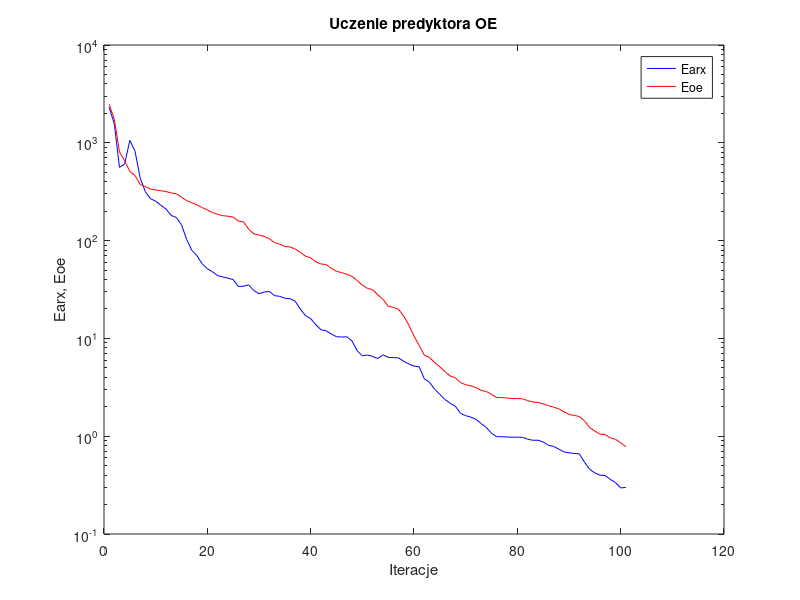
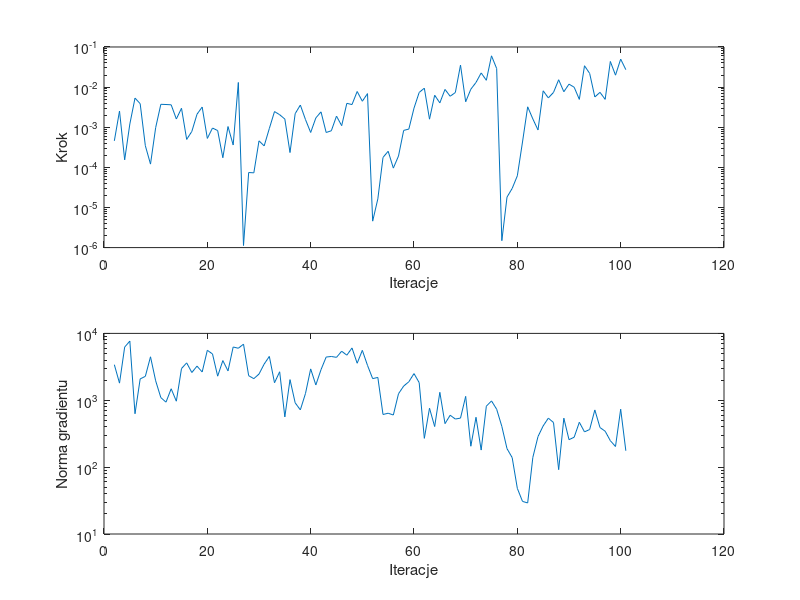

MATLAB code for these plots, in order:
%uczenie predyktora oe
clear all;
n=0; farx(n+1)=2.310472e+003; foe(n+1)=2.475191e+003; wspucz(n+1)=0.000000e+000; ng(n+1)=0.000000e+000;
%odnowa zmiennej metryki
n=1; farx(n+1)=1.553467e+003; foe(n+1)=1.738066e+003; krok(n+1)=4.576195e-004; ng(n+1)=3.403998e+003;
n=2; farx(n+1)=5.606919e+002; foe(n+1)=8.047284e+002; krok(n+1)=2.531421e-003; ng(n+1)=1.804437e+003;
n=3; farx(n+1)=6.073072e+002; foe(n+1)=6.549999e+002; krok(n+1)=1.539526e-004; ng(n+1)=6.242984e+003;
n=4; farx(n+1)=1.059680e+003; foe(n+1)=5.099720e+002; krok(n+1)=1.203191e-003; ng(n+1)=7.664043e+003;
n=5; farx(n+1)=8.217118e+002; foe(n+1)=4.638648e+002; krok(n+1)=5.320104e-003; ng(n+1)=6.285795e+002;
n=6; farx(n+1)=4.375439e+002; foe(n+1)=3.747011e+002; krok(n+1)=3.868579e-003; ng(n+1)=2.084785e+003;
n=7; farx(n+1)=3.162908e+002; foe(n+1)=3.563499e+002; krok(n+1)=3.467612e-004; ng(n+1)=2.278353e+003;
n=8; farx(n+1)=2.681880e+002; foe(n+1)=3.361303e+002; krok(n+1)=1.205116e-004; ng(n+1)=4.465897e+003;
n=9; farx(n+1)=2.533019e+002; foe(n+1)=3.290248e+002; krok(n+1)=9.780005e-004; ng(n+1)=1.953220e+003;
n=10; farx(n+1)=2.301230e+002; foe(n+1)=3.239520e+002; krok(n+1)=3.726829e-003; ng(n+1)=1.095398e+003;
n=11; farx(n+1)=2.102222e+002; foe(n+1)=3.174531e+002; krok(n+1)=3.683227e-003; ng(n+1)=9.373197e+002;
n=12; farx(n+1)=1.809016e+002; foe(n+1)=3.070815e+002; krok(n+1)=3.621201e-003; ng(n+1)=1.486029e+003;
n=13; farx(n+1)=1.724989e+002; foe(n+1)=3.009260e+002; krok(n+1)=1.603465e-003; ng(n+1)=9.686832e+002;
n=14; farx(n+1)=1.452747e+002; foe(n+1)=2.780841e+002; krok(n+1)=2.973498e-003; ng(n+1)=2.982511e+003;
n=15; farx(n+1)=1.026983e+002; foe(n+1)=2.559619e+002; krok(n+1)=4.966995e-004; ng(n+1)=3.623744e+003;
n=16; farx(n+1)=7.956043e+001; foe(n+1)=2.434868e+002; krok(n+1)=7.854526e-004; ng(n+1)=2.599955e+003;
n=17; farx(n+1)=6.999872e+001; foe(n+1)=2.322484e+002; krok(n+1)=2.106662e-003; ng(n+1)=3.240920e+003;
n=18; farx(n+1)=5.793202e+001; foe(n+1)=2.176585e+002; krok(n+1)=3.187345e-003; ng(n+1)=2.648264e+003;
n=19; farx(n+1)=5.156648e+001; foe(n+1)=2.056137e+002; krok(n+1)=5.259880e-004; ng(n+1)=5.587617e+003;
n=20; farx(n+1)=4.808088e+001; foe(n+1)=1.936389e+002; krok(n+1)=9.546530e-004; ng(n+1)=4.925776e+003;
n=21; farx(n+1)=4.380380e+001; foe(n+1)=1.853511e+002; krok(n+1)=8.258271e-004; ng(n+1)=2.292263e+003;
n=22; farx(n+1)=4.248735e+001; foe(n+1)=1.797113e+002; krok(n+1)=1.736749e-004; ng(n+1)=3.921896e+003;
n=23; farx(n+1)=4.128038e+001; foe(n+1)=1.775854e+002; krok(n+1)=1.040544e-003; ng(n+1)=2.747533e+003;
n=24; farx(n+1)=3.995343e+001; foe(n+1)=1.740732e+002; krok(n+1)=3.604935e-004; ng(n+1)=6.259929e+003;
n=25; farx(n+1)=3.397456e+001; foe(n+1)=1.584479e+002; krok(n+1)=1.305012e-002; ng(n+1)=5.995754e+003;
%odnowa zmiennej metryki
n=26; farx(n+1)=3.416584e+001; foe(n+1)=1.552702e+002; krok(n+1)=1.125778e-006; ng(n+1)=6.906111e+003;
n=27; farx(n+1)=3.524851e+001; foe(n+1)=1.309352e+002; krok(n+1)=7.432247e-005; ng(n+1)=2.329122e+003;
n=28; farx(n+1)=3.085528e+001; foe(n+1)=1.171755e+002; krok(n+1)=7.303192e-005; ng(n+1)=2.104243e+003;
n=29; farx(n+1)=2.861552e+001; foe(n+1)=1.138140e+002; krok(n+1)=4.576195e-004; ng(n+1)=2.466579e+003;
n=30; farx(n+1)=2.976764e+001; foe(n+1)=1.105918e+002; krok(n+1)=3.423805e-004; ng(n+1)=3.476475e+003;
n=31; farx(n+1)=3.022231e+001; foe(n+1)=1.045923e+002; krok(n+1)=9.303493e-004; ng(n+1)=4.524200e+003;
n=32; farx(n+1)=2.739408e+001; foe(n+1)=9.551803e+001; krok(n+1)=2.456077e-003; ng(n+1)=1.826871e+003;
n=33; farx(n+1)=2.690762e+001; foe(n+1)=9.182380e+001; krok(n+1)=2.050616e-003; ng(n+1)=2.667104e+003;
n=34; farx(n+1)=2.574220e+001; foe(n+1)=8.691952e+001; krok(n+1)=1.597856e-003; ng(n+1)=5.637103e+002;
n=35; farx(n+1)=2.547784e+001; foe(n+1)=8.623457e+001; krok(n+1)=2.337468e-004; ng(n+1)=2.035810e+003;
n=36; farx(n+1)=2.398747e+001; foe(n+1)=8.198934e+001; krok(n+1)=2.176307e-003; ng(n+1)=9.159238e+002;
n=37; farx(n+1)=1.992507e+001; foe(n+1)=7.562540e+001; krok(n+1)=3.572423e-003; ng(n+1)=7.179950e+002;
n=38; farx(n+1)=1.709081e+001; foe(n+1)=6.924492e+001; krok(n+1)=1.548346e-003; ng(n+1)=1.265671e+003;
n=39; farx(n+1)=1.595015e+001; foe(n+1)=6.669445e+001; krok(n+1)=7.394073e-004; ng(n+1)=2.944507e+003;
n=40; farx(n+1)=1.377908e+001; foe(n+1)=6.060583e+001; krok(n+1)=1.704775e-003; ng(n+1)=1.693761e+003;
n=41; farx(n+1)=1.224062e+001; foe(n+1)=5.765711e+001; krok(n+1)=2.415320e-003; ng(n+1)=2.866899e+003;
n=42; farx(n+1)=1.196312e+001; foe(n+1)=5.694184e+001; krok(n+1)=7.394073e-004; ng(n+1)=4.429805e+003;
n=43; farx(n+1)=1.107405e+001; foe(n+1)=5.202868e+001; krok(n+1)=8.160960e-004; ng(n+1)=4.515803e+003;
n=44; farx(n+1)=1.040754e+001; foe(n+1)=4.855210e+001; krok(n+1)=1.892781e-003; ng(n+1)=4.383794e+003;
n=45; farx(n+1)=1.032267e+001; foe(n+1)=4.703878e+001; krok(n+1)=1.093065e-003; ng(n+1)=5.412243e+003;
n=46; farx(n+1)=1.039665e+001; foe(n+1)=4.527237e+001; krok(n+1)=3.941672e-003; ng(n+1)=4.722578e+003;
n=47; farx(n+1)=9.410471e+000; foe(n+1)=4.303963e+001; krok(n+1)=3.671029e-003; ng(n+1)=6.051785e+003;
n=48; farx(n+1)=7.467874e+000; foe(n+1)=3.911384e+001; krok(n+1)=7.772060e-003; ng(n+1)=3.578164e+003;
n=49; farx(n+1)=6.633265e+000; foe(n+1)=3.498197e+001; krok(n+1)=4.445667e-003; ng(n+1)=5.581139e+003;
n=50; farx(n+1)=6.764424e+000; foe(n+1)=3.242757e+001; krok(n+1)=6.884742e-003; ng(n+1)=3.322617e+003;
%odnowa zmiennej metryki
n=51; farx(n+1)=6.537834e+000; foe(n+1)=3.158475e+001; krok(n+1)=4.562773e-006; ng(n+1)=2.106598e+003;
n=52; farx(n+1)=6.231136e+000; foe(n+1)=2.786531e+001; krok(n+1)=1.636503e-005; ng(n+1)=2.195498e+003;
n=53; farx(n+1)=6.793423e+000; foe(n+1)=2.512407e+001; krok(n+1)=1.767236e-004; ng(n+1)=6.126443e+002;
n=54; farx(n+1)=6.395117e+000; foe(n+1)=2.130089e+001; krok(n+1)=2.516773e-004; ng(n+1)=6.400286e+002;
n=55; farx(n+1)=6.353762e+000; foe(n+1)=2.078593e+001; krok(n+1)=9.579321e-005; ng(n+1)=6.018699e+002;
n=56; farx(n+1)=6.327968e+000; foe(n+1)=1.982228e+001; krok(n+1)=1.915864e-004; ng(n+1)=1.251697e+003;
n=57; farx(n+1)=5.846271e+000; foe(n+1)=1.697200e+001; krok(n+1)=8.336543e-004; ng(n+1)=1.629879e+003;
n=58; farx(n+1)=5.479714e+000; foe(n+1)=1.370074e+001; krok(n+1)=8.989513e-004; ng(n+1)=1.891192e+003;
n=59; farx(n+1)=5.207248e+000; foe(n+1)=1.056391e+001; krok(n+1)=2.990450e-003; ng(n+1)=2.504840e+003;
n=60; farx(n+1)=5.126209e+000; foe(n+1)=8.477357e+000; krok(n+1)=7.354218e-003; ng(n+1)=1.837292e+003;
n=61; farx(n+1)=3.866019e+000; foe(n+1)=6.744188e+000; krok(n+1)=9.409526e-003; ng(n+1)=2.694664e+002;
n=62; farx(n+1)=3.556030e+000; foe(n+1)=6.392572e+000; krok(n+1)=1.587460e-003; ng(n+1)=7.604775e+002;
n=63; farx(n+1)=3.019701e+000; foe(n+1)=5.657666e+000; krok(n+1)=6.273397e-003; ng(n+1)=4.044477e+002;
n=64; farx(n+1)=2.677975e+000; foe(n+1)=5.118914e+000; krok(n+1)=4.049572e-003; ng(n+1)=1.314152e+003;
n=65; farx(n+1)=2.372221e+000; foe(n+1)=4.567960e+000; krok(n+1)=8.751130e-003; ng(n+1)=4.472774e+002;
n=66; farx(n+1)=2.173196e+000; foe(n+1)=4.125615e+000; krok(n+1)=5.915528e-003; ng(n+1)=5.970535e+002;
n=67; farx(n+1)=2.026263e+000; foe(n+1)=3.959864e+000; krok(n+1)=7.321912e-003; ng(n+1)=5.240765e+002;
n=68; farx(n+1)=1.713752e+000; foe(n+1)=3.528519e+000; krok(n+1)=3.535818e-002; ng(n+1)=5.409840e+002;
n=69; farx(n+1)=1.622396e+000; foe(n+1)=3.360923e+000; krok(n+1)=4.312903e-003; ng(n+1)=1.143731e+003;
n=70; farx(n+1)=1.566534e+000; foe(n+1)=3.279210e+000; krok(n+1)=8.865514e-003; ng(n+1)=2.054499e+002;
n=71; farx(n+1)=1.487706e+000; foe(n+1)=3.138697e+000; krok(n+1)=1.305754e-002; ng(n+1)=5.566676e+002;
n=72; farx(n+1)=1.344968e+000; foe(n+1)=2.943141e+000; krok(n+1)=2.254943e-002; ng(n+1)=1.799393e+002;
n=73; farx(n+1)=1.229179e+000; foe(n+1)=2.860845e+000; krok(n+1)=1.479856e-002; ng(n+1)=8.157786e+002;
n=74; farx(n+1)=1.072452e+000; foe(n+1)=2.675704e+000; krok(n+1)=6.021814e-002; ng(n+1)=9.779694e+002;
n=75; farx(n+1)=9.884623e-001; foe(n+1)=2.490668e+000; krok(n+1)=2.900728e-002; ng(n+1)=7.339385e+002;
%odnowa zmiennej metryki
n=76; farx(n+1)=9.877694e-001; foe(n+1)=2.479450e+000; krok(n+1)=1.486491e-006; ng(n+1)=4.064619e+002;
n=77; farx(n+1)=9.810864e-001; foe(n+1)=2.457076e+000; krok(n+1)=1.812721e-005; ng(n+1)=1.890476e+002;
n=78; farx(n+1)=9.772889e-001; foe(n+1)=2.431693e+000; krok(n+1)=2.979031e-005; ng(n+1)=1.389162e+002;
n=79; farx(n+1)=9.768200e-001; foe(n+1)=2.427491e+000; krok(n+1)=6.158863e-005; ng(n+1)=4.812326e+001;
n=80; farx(n+1)=9.740262e-001; foe(n+1)=2.410753e+000; krok(n+1)=4.283128e-004; ng(n+1)=3.073213e+001;
n=81; farx(n+1)=9.325124e-001; foe(n+1)=2.309625e+000; krok(n+1)=3.225080e-003; ng(n+1)=2.914037e+001;
n=82; farx(n+1)=9.089371e-001; foe(n+1)=2.240181e+000; krok(n+1)=1.611746e-003; ng(n+1)=1.397646e+002;
n=83; farx(n+1)=9.100717e-001; foe(n+1)=2.220202e+000; krok(n+1)=8.540178e-004; ng(n+1)=2.866096e+002;
n=84; farx(n+1)=8.734147e-001; foe(n+1)=2.138164e+000; krok(n+1)=8.085176e-003; ng(n+1)=4.135063e+002;
n=85; farx(n+1)=8.098669e-001; foe(n+1)=2.056782e+000; krok(n+1)=5.381741e-003; ng(n+1)=5.402474e+002;
n=86; farx(n+1)=7.868460e-001; foe(n+1)=1.984470e+000; krok(n+1)=7.366454e-003; ng(n+1)=4.647348e+002;
n=87; farx(n+1)=7.382822e-001; foe(n+1)=1.906869e+000; krok(n+1)=1.525498e-002; ng(n+1)=9.165023e+001;
n=88; farx(n+1)=6.917990e-001; foe(n+1)=1.781228e+000; krok(n+1)=7.662549e-003; ng(n+1)=5.397042e+002;
n=89; farx(n+1)=6.765045e-001; foe(n+1)=1.666214e+000; krok(n+1)=1.184956e-002; ng(n+1)=2.574652e+002;
n=90; farx(n+1)=6.664854e-001; foe(n+1)=1.633919e+000; krok(n+1)=9.939766e-003; ng(n+1)=2.800621e+002;
n=91; farx(n+1)=6.603467e-001; foe(n+1)=1.587844e+000; krok(n+1)=4.938447e-003; ng(n+1)=4.687190e+002;
n=92; farx(n+1)=5.428825e-001; foe(n+1)=1.435450e+000; krok(n+1)=3.406610e-002; ng(n+1)=3.366560e+002;
n=93; farx(n+1)=4.590981e-001; foe(n+1)=1.225320e+000; krok(n+1)=2.191235e-002; ng(n+1)=3.654008e+002;
n=94; farx(n+1)=4.221885e-001; foe(n+1)=1.127795e+000; krok(n+1)=5.680993e-003; ng(n+1)=7.168672e+002;
n=95; farx(n+1)=3.990748e-001; foe(n+1)=1.049081e+000; krok(n+1)=7.399282e-003; ng(n+1)=3.905953e+002;
n=96; farx(n+1)=3.963601e-001; foe(n+1)=1.039510e+000; krok(n+1)=4.949772e-003; ng(n+1)=3.443745e+002;
n=97; farx(n+1)=3.618900e-001; foe(n+1)=9.592904e-001; krok(n+1)=4.356626e-002; ng(n+1)=2.484582e+002;
n=98; farx(n+1)=3.353135e-001; foe(n+1)=9.298311e-001; krok(n+1)=1.984224e-002; ng(n+1)=2.035307e+002;
n=99; farx(n+1)=2.960118e-001; foe(n+1)=8.579398e-001; krok(n+1)=4.981739e-002; ng(n+1)=7.348462e+002;
n=100; farx(n+1)=2.991988e-001; foe(n+1)=7.816288e-001; krok(n+1)=2.720095e-002; ng(n+1)=1.757718e+002;

figure; semilogy(farx,'b'); hold on; semilogy(foe,'r'); xlabel('Iteracje'); ylabel('Earx, Eoe'); legend('Earx','Eoe'); title('Uczenie predyktora OE');
figure; subplot(2,1,1); semilogy(krok); xlabel('Iteracje'); ylabel('Krok');
subplot(2,1,2); semilogy(ng); xlabel('Iteracje'); ylabel('Norma gradientu');
Earx=farx(n+1)
Eoe=foe(n+1)
